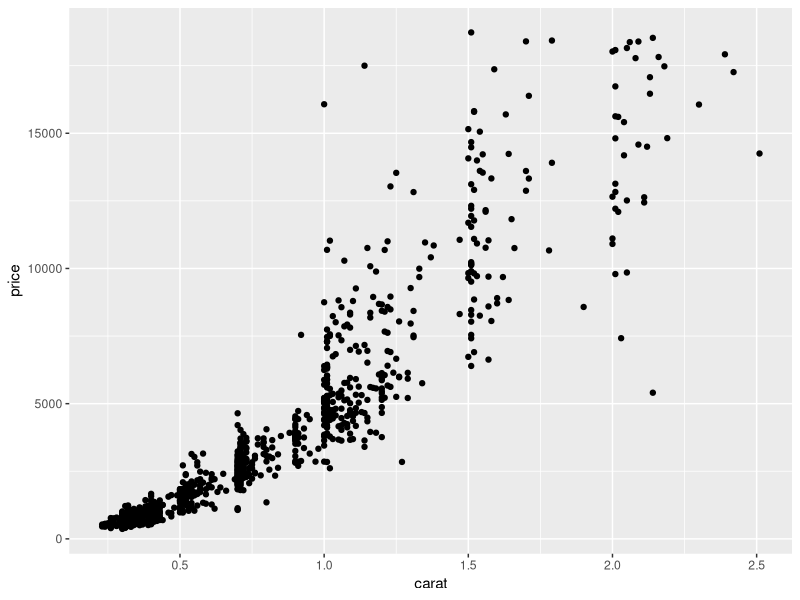
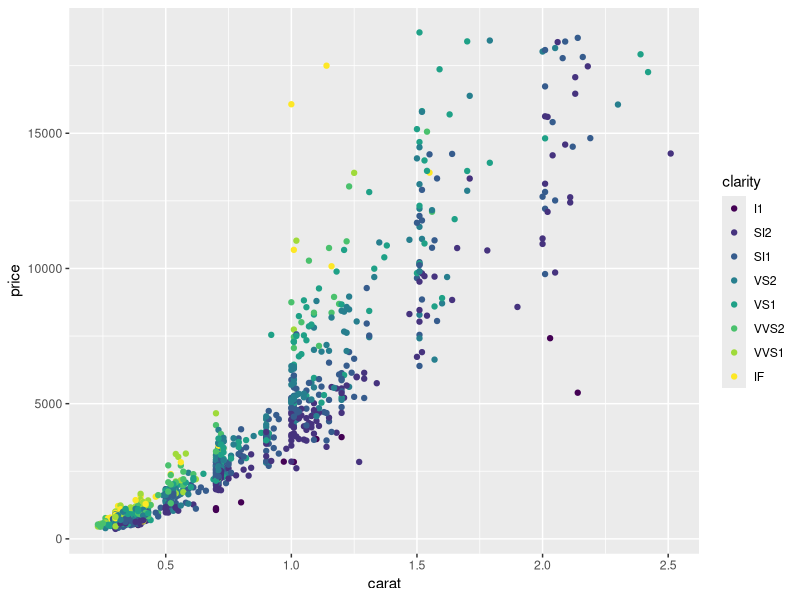
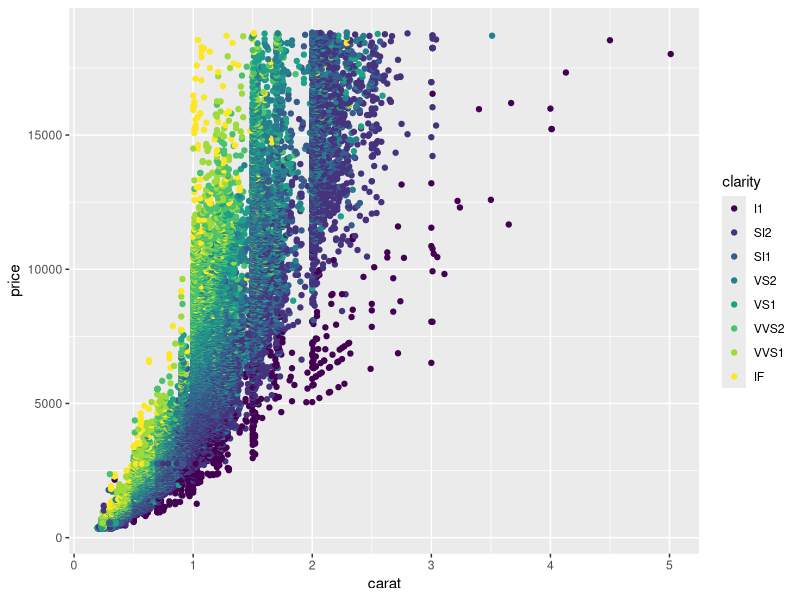
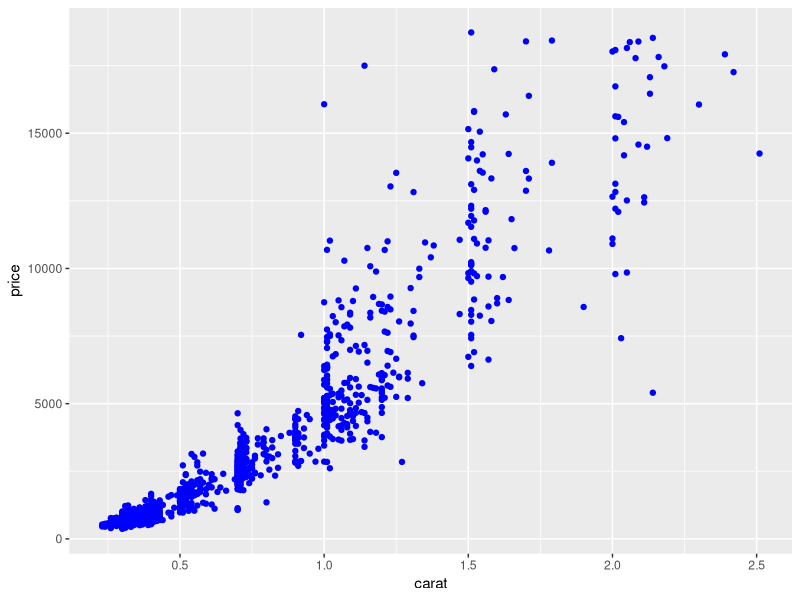
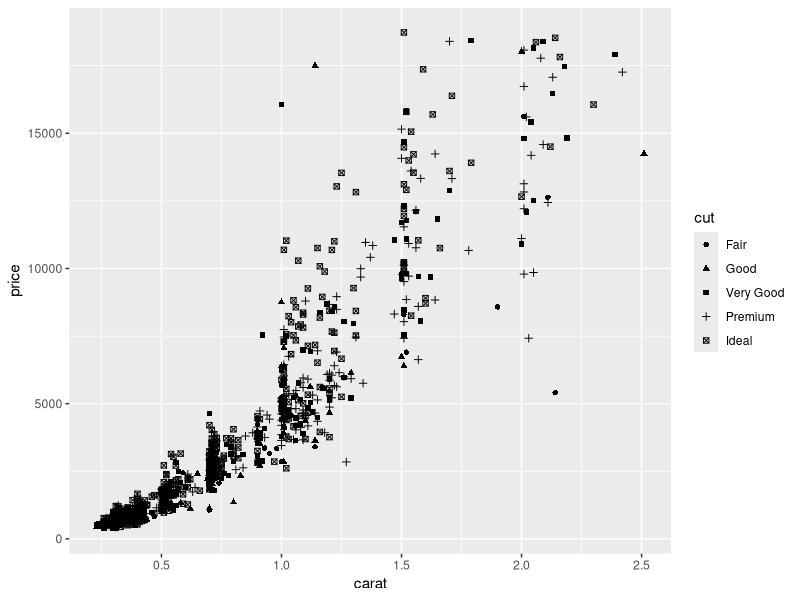
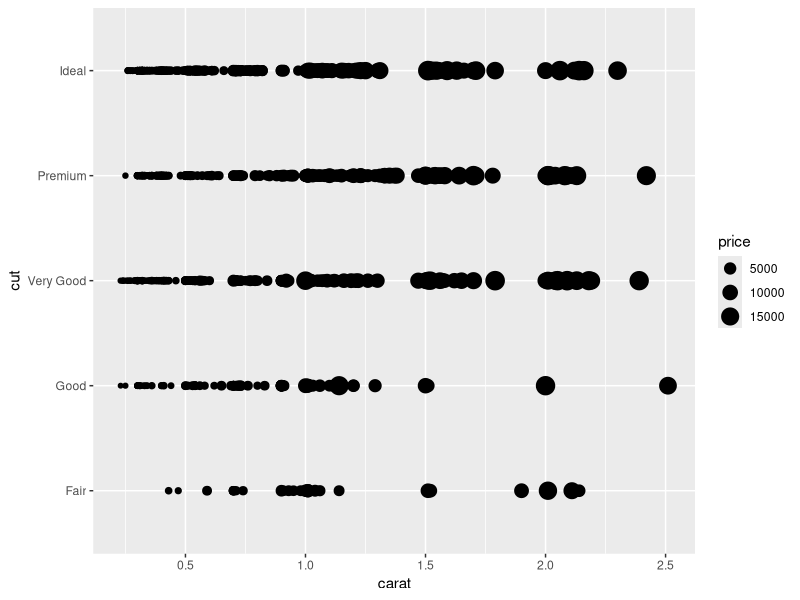
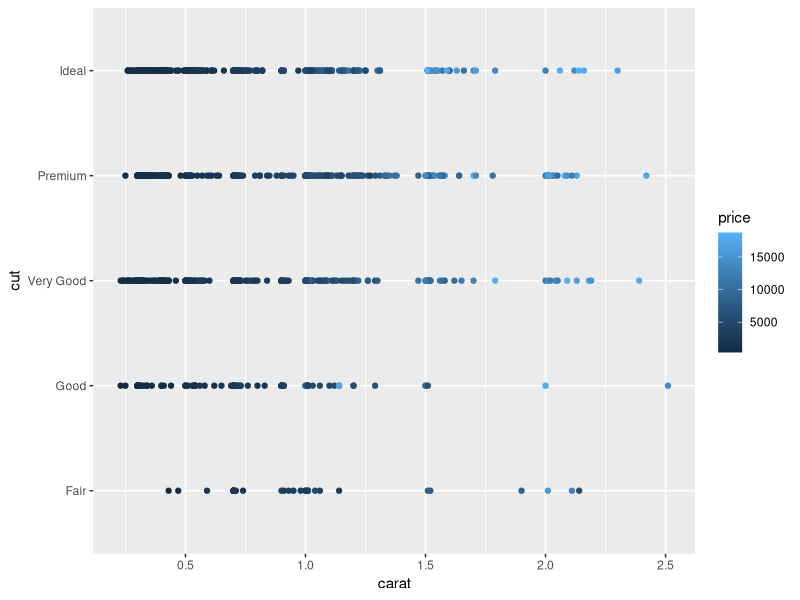
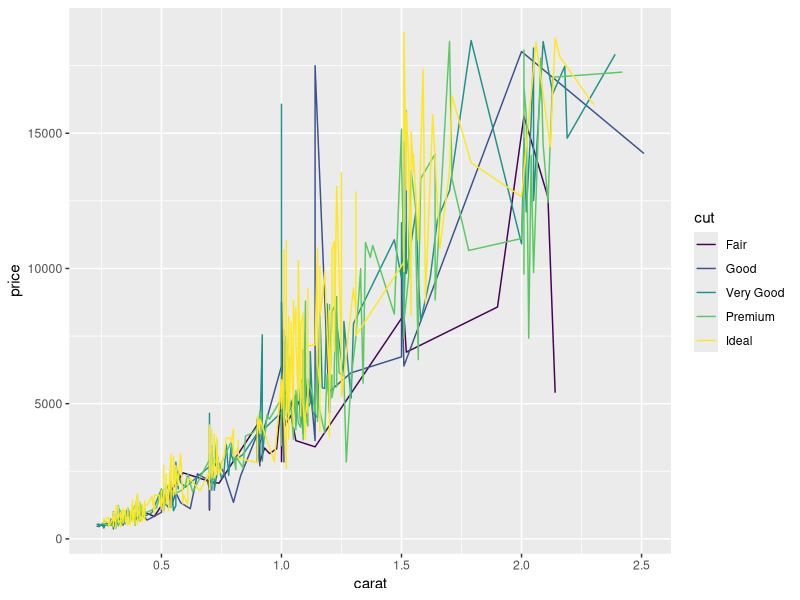

Write R code to recreate these figures, in order.
# Exercise 1: ggplot2 basics

# Install and load the `ggplot2` package
# You will also want to load `dplyr`
install.packages("ggplot2")
library("ggplot2")
library("dplyr")
# For this exercise you'll be working with the `diamonds` data set included in 
# the ggplot2 library
# Use `?diamonds` to get more information about this data set (including the 
# column descriptions. Also check the _column names_ and the _number of rows_ 
# in the data set
?diamonds

# This data set has A LOT of rows. To make things a bit more readable, 
# use dplyr's `sample_n()` function to get a random 1000 rows from the data set
# Store this sample in a variable `diamonds_sample`
diamonds_sample <- sample_n(diamonds, 1000)

# Start by making a new `ggplot` with the `diamonds_sample` as the data (no 
# geometry yet)
# What do you see? (What did you expect?)
ggplot(data = diamonds_sample)   +
  geom_point(mapping = aes(x = carat, y = price))

# Draw a scatter plot (with point geometry) with for the `diamonds_sample` set, 
# with the `carat` mapped to the x-position and `price` mapped to the y-position.

# Draw the same plot as above, but color each of the points based on their 
# clarity.
ggplot(data = diamonds_sample)   +
  geom_point(mapping = aes(x = carat, y = price, color = clarity))


# Draw the same plot as above, but for the entire `diamonds` data set. Note this
# may take a few seconds to generate.
ggplot(data = diamonds)   +
  geom_point(mapping = aes(x = carat, y = price, color = clarity))



# Draw another scatter plot for `diamonds_sample` of price (y) by carat (x),
# but with all of the dots colored "blue".
# Hint: you'll need to set the color channel, not map a value to it!
ggplot(data = diamonds_sample) +
  geom_point(mapping = aes(y = price, x= carat), color = "blue")

# Draw a scatter plot for `diamonds_sample` of `price` by `carat`, where each
# point has an aesthetic _shape_ based on the diamond's `cut`.

ggplot(data = diamonds_sample) +
  geom_point(mapping = aes(y = price, x= carat, shape = cut))

# Draw a scatter plot for `diamonds_sample` of *`cut`* by `carat`, where each
# point has an aesthetic _size_ based on the diamond's *`price`*
ggplot(data = diamonds_sample) +
  geom_point(mapping = aes(y = cut, x= carat, size = price))

# Try coloring the above plot based on the diamond's price!

ggplot(data = diamonds_sample) +
  geom_point(mapping = aes(y = cut, x= carat, color = price))

# Draw a line plot (with line geometry) for `diamonds_sample`. The x-position 
# should be mapped to carat, y-position to price, and color to cut.
ggplot(data = diamonds_sample) +
  geom_line(mapping = aes(x=carat, y = price, color = cut))

# That's kind of messy. Try using `smooth` geometry instead.
ggplot(data = diamonds_sample) +
  geom_smooth(mapping = aes(x=carat, y = price, color = cut))

# Draw a plot with column geometry (a bar chart), mapping the diamond's `cut` to 
# the x-axis and `price` to the y-axis. Note that by default, column geometry 
# will us the "sum" of all of the y-values, so that the chart is actually of the
# TOTAL value of all of the diamonds of that cut!
ggplot(data = diamonds_sample) +
  geom_col(mapping = aes(x=cut, y = price))

# Add an aesthetic property that will _fill_ each bar geometry based on the 
# `clarity` of the diamonds. 
# What kind of chart do you get?
ggplot(data = diamonds_sample) +
  geom_col(mapping = aes(x=carat, y = price, color = cut, fill= clarity))



# Draw a plot of the `diamonds_sample` data (price by carat), with both points 
# for each diamond AND smoothed lines for each cut (hint: in a separate color)
# Give the points an `alpha` (transparency) of 0.3 to make the plot look nicer


## Bonus
# Draw a column chart of average diamond prices by clarity, and include 
# "error bars" marking the standard error of each measurement.
#
# You can calculate standard error as the _standard deviation_ divided by the 
# square root of the number of measurements (prices)

# Start by creating a data frame `clarity_summary` that includes summarized data 
# for each clarity group. Your summary data should include the mean price and the
# standard error of the price.


# Then draw the plot. The error bars should stretch from the mean-error to the 
# mean+error.

